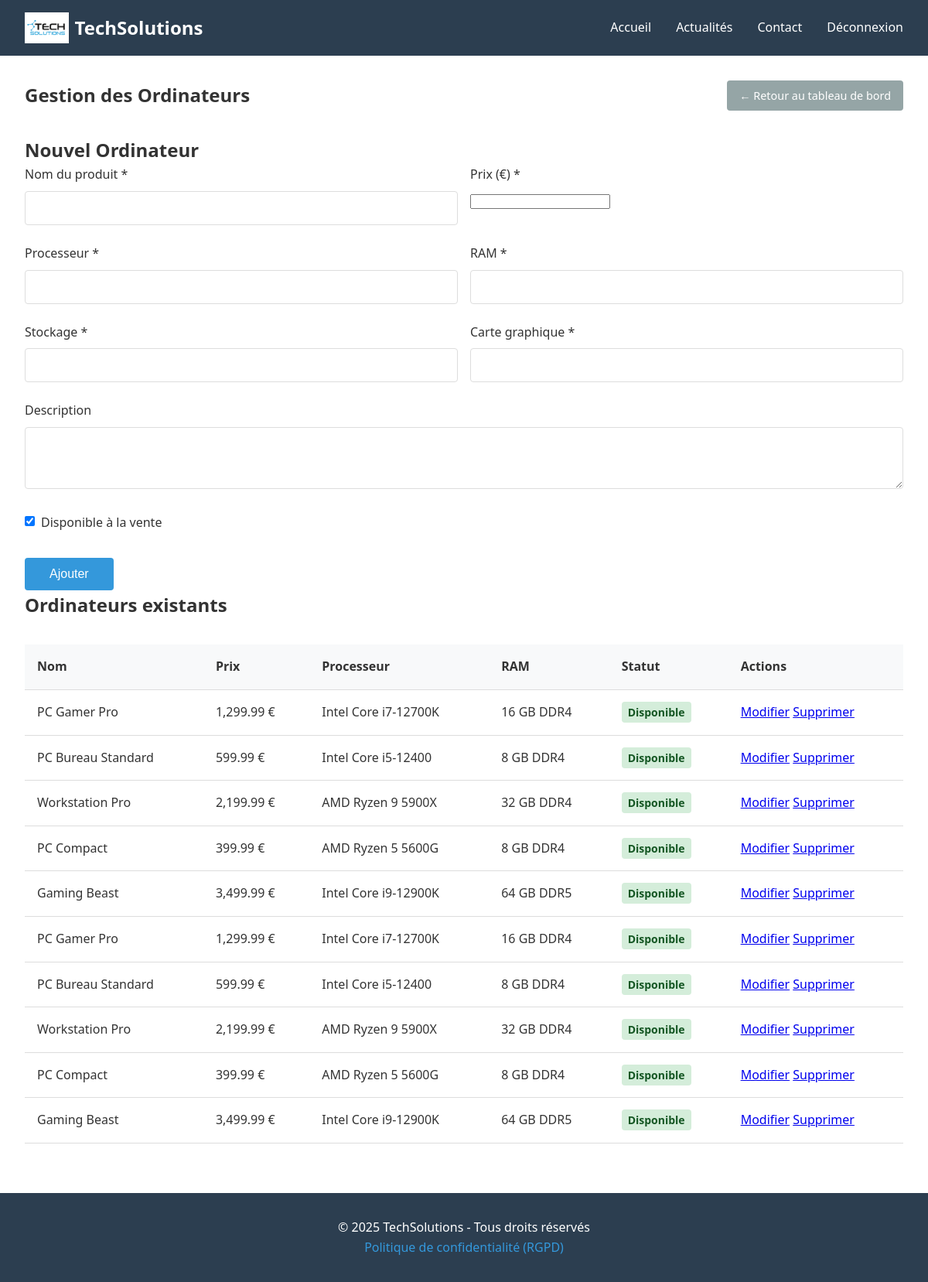
Page /admin/ordinateurs.php (signed in) on the earlier database version.
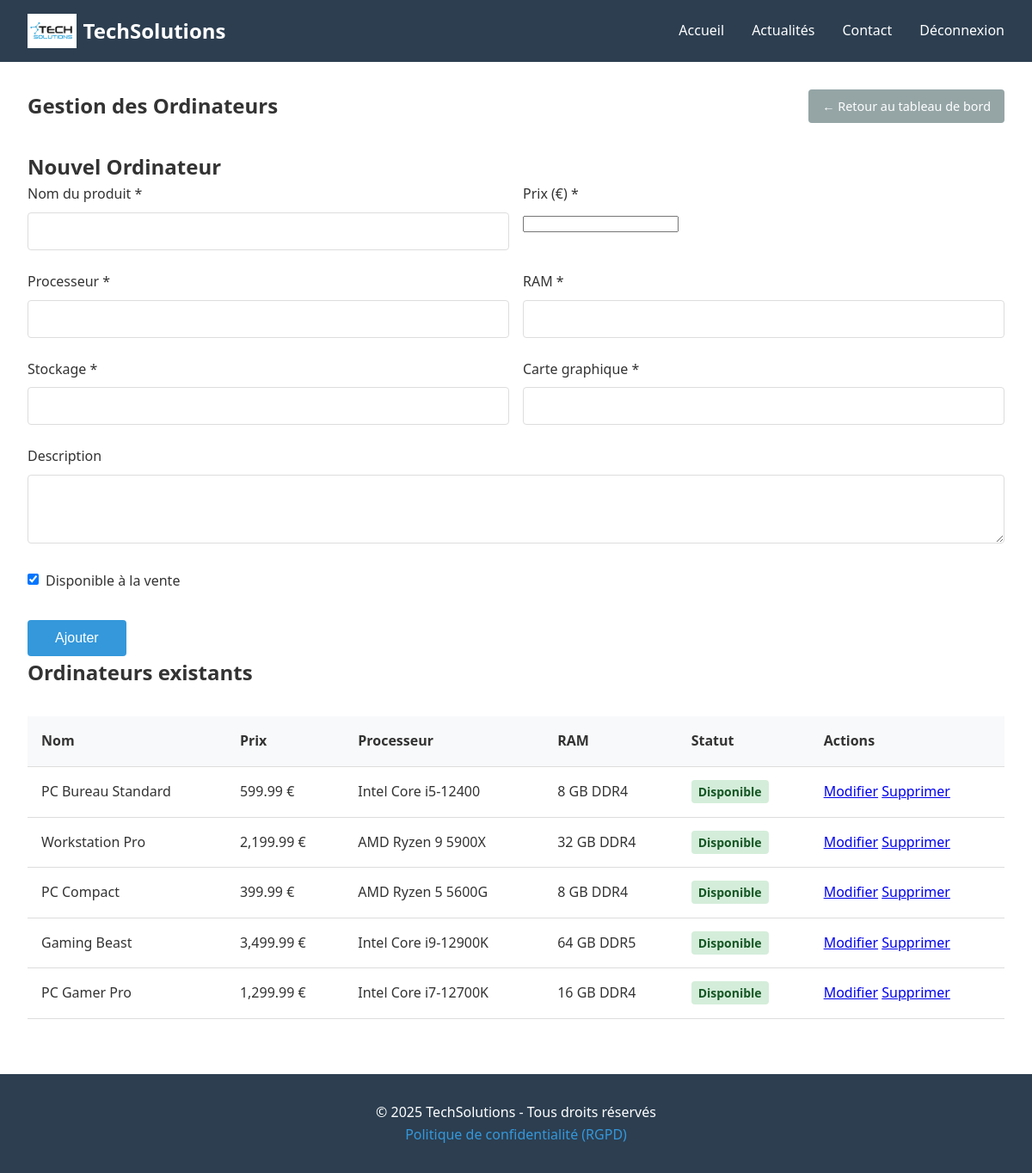
Same page on the later database version.
### tables this page shows
CREATE TABLE `ordinateurs` (
  `id` int(11) NOT NULL AUTO_INCREMENT,
  `nom` varchar(255) NOT NULL,
  `prix` decimal(10,2) NOT NULL,
  `processeur` varchar(255) NOT NULL,
  `ram` varchar(100) NOT NULL,
  `stockage` varchar(100) NOT NULL,
  `carte_graphique` varchar(255) NOT NULL,
  `description` text DEFAULT NULL,
  `image` varchar(255) DEFAULT NULL,
  `disponible` tinyint(1) DEFAULT 1,
  `created_at` timestamp NOT NULL DEFAULT current_timestamp(),
  `updated_at` timestamp NOT NULL DEFAULT current_timestamp() ON UPDATE current_timestamp(),
  PRIMARY KEY (`id`)
);

### admin/ordinateurs.php (the view, shortened to what this page needs)
<?php
require_once '../includes/auth.php';
$editPC = null;
$ordinateurs = $pdo->query("SELECT * FROM ordinateurs ORDER BY created_at DESC")->fetchAll();
?>
<?php include '../includes/header.php'; ?>
<section class="admin-ordinateurs">
    <div class="admin-header">
        <h1>Gestion des Ordinateurs</h1>
        <a href="index.php" class="btn-back">← Retour au tableau de bord</a>
    </div>
    <div class="form-container">
        <h2><?= $editPC ? 'Modifier' : 'Nouvel' ?> Ordinateur</h2>
        <form method="POST">
            <div class="form-row">
                <div class="form-group">
                    <label for="nom">Nom du produit *</label>
                    <input type="text" id="nom" name="nom"
                           value="<?= $editPC ? htmlspecialchars($editPC['nom']) : '' ?>" required>
                </div>
                <div class="form-group">
                    <label for="prix">Prix (€) *</label>
                    <input type="number" step="0.01" id="prix" name="prix"
                           value="<?= $editPC ? $editPC['prix'] : '' ?>" required>
                </div>
            </div>
            <div class="form-row">
                <div class="form-group">
                    <label for="processeur">Processeur *</label>
                    <input type="text" id="processeur" name="processeur"
                           value="<?= $editPC ? htmlspecialchars($editPC['processeur']) : '' ?>" required>
                </div>
                <div class="form-group">
                    <label for="ram">RAM *</label>
                    <input type="text" id="ram" name="ram"
                           value="<?= $editPC ? htmlspecialchars($editPC['ram']) : '' ?>" required>
                </div>
            </div>
            <div class="form-row">
                <div class="form-group">
                    <label for="stockage">Stockage *</label>
                    <input type="text" id="stockage" name="stockage"
                           value="<?= $editPC ? htmlspecialchars($editPC['stockage']) : '' ?>" required>
                </div>
                <div class="form-group">
                    <label for="carte_graphique">Carte graphique *</label>
                    <input type="text" id="carte_graphique" name="carte_graphique"
                           value="<?= $editPC ? htmlspecialchars($editPC['carte_graphique']) : '' ?>" required>
                </div>
            </div>
            <div class="form-group">
                <label for="description">Description</label>
                <textarea id="description" name="description" rows="3"><?= $editPC ? htmlspecialchars($editPC['description']) : '' ?></textarea>
            </div>
            <div class="form-group checkbox">
                <input type="checkbox" id="disponible" name="disponible"
                       <?= (!$editPC || $editPC['disponible']) ? 'checked' : '' ?>>
                <label for="disponible">Disponible à la vente</label>
            </div>
            <button type="submit"><?= $editPC ? 'Modifier' : 'Ajouter' ?></button>
        </form>
    </div>
    <div class="ordinateurs-list">
        <h2>Ordinateurs existants</h2>
        <table>
            <thead>
                <tr>
                    <th>Nom</th>
                    <th>Prix</th>
                    <th>Processeur</th>
                    <th>RAM</th>
                    <th>Statut</th>
                    <th>Actions</th>
                </tr>
            </thead>
            <tbody>
                <?php foreach($ordinateurs as $pc): ?>
                <tr>
                    <td><?= htmlspecialchars($pc['nom']) ?></td>
                    <td><?= number_format($pc['prix'], 2) ?> €</td>
                    <td><?= htmlspecialchars($pc['processeur']) ?></td>
                    <td><?= htmlspecialchars($pc['ram']) ?></td>
                    <td>
                        <span class="status <?= $pc['disponible'] ? 'available' : 'unavailable' ?>">
                            <?= $pc['disponible'] ? 'Disponible' : 'Indisponible' ?>
                        </span>
                    </td>
                    <td>
                        <a href="?edit=<?= $pc['id'] ?>">Modifier</a>
                        <a href="?delete=<?= $pc['id'] ?>"
                           onclick="return confirm('Supprimer cet ordinateur ?')">Supprimer</a>
                    </td>
                </tr>
                <?php endforeach; ?>
            </tbody>
        </table>
    </div>
</section>
<?php include '../includes/footer.php'; ?>

### includes/header.php (shortened to what this page needs)
<!DOCTYPE html>
<html lang="fr">
<head>
    <link rel="stylesheet" href="/techsolutions/assets/css/style.css">
</head>
<body>
    <header>
        <nav>
            <div class="logo">
                <img src="/techsolutions/assets/images/techsolution.png" alt="TechSolutions" class="logo-img">
                <span>TechSolutions</span>
            </div>
            <ul>
                <li><a href="/techsolutions/index.php">Accueil</a></li>
                <li><a href="/techsolutions/actualites.php">Actualités</a></li>
                <li><a href="/techsolutions/contact.php">Contact</a></li>
                <?php if(isset($_SESSION['user_id'])): ?>
                    <li><a href="/techsolutions/api/logout.php">Déconnexion</a></li>
                <?php else: ?>
                    <li><a href="/techsolutions/api/login.php">Connexion</a></li>
                    <li><a href="/techsolutions/register.php">Inscription</a></li>
                <?php endif; ?>
            </ul>
        </nav>
    </header>
    <main>

### includes/footer.php (shortened to what this page needs)
    </main>
    <footer>
        <p>&copy; <?= date('Y') ?> TechSolutions - Tous droits réservés</p>
        <p><a href="/techsolutions/rgpd.php">Politique de confidentialité (RGPD)</a></p>
    </footer>
</body>
</html>

### assets/css/style.css (style rules this page uses)
* { margin: 0; padding: 0; box-sizing: border-box; }
body { font-family: 'Segoe UI', Tahoma, Geneva, Verdana, sans-serif; line-height: 1.6; color: #333; }
header { background: #2c3e50; color: white; padding: 1rem 0; }
nav { max-width: 1200px; margin: 0 auto; display: flex; justify-content: space-between; align-items: center; padding: 0 2rem; }
.logo { font-size: 1.5rem; font-weight: bold; display: flex; align-items: center; gap: 0.5rem; }
.logo-img { height: 40px; width: auto; }
nav ul { display: flex; list-style: none; gap: 2rem; }
nav a { color: white; text-decoration: none; transition: color 0.3s; }
main { min-height: calc(100vh - 200px); }
section { max-width: 1200px; margin: 2rem auto; padding: 0 2rem; }
.form-group { margin-bottom: 1.5rem; }
label { display: block; margin-bottom: 0.5rem; font-weight: 500; }
input[type="text"], input[type="email"], input[type="password"], input[type="tel"], textarea { width: 100%; padding: 0.75rem; border: 1px solid #ddd; border-radius: 4px; font-size: 1rem; }
.checkbox { display: flex; align-items: flex-start; gap: 0.5rem; }
.checkbox input { width: auto; margin-top: 0.25rem; }
button, .btn-export, .btn-delete { padding: 0.75rem 2rem; background: #3498db; color: white; border: none; border-radius: 4px; cursor: pointer; font-size: 1rem; text-decoration: none; display: inline-block; transition: background 0.3s; }
table { width: 100%; border-collapse: collapse; margin-top: 2rem; }
th, td { padding: 1rem; text-align: left; border-bottom: 1px solid #ddd; }
th { background: #f8f9fa; font-weight: 600; }
footer { background: #2c3e50; color: white; text-align: center; padding: 2rem; margin-top: 4rem; }
footer a { color: #3498db; text-decoration: none; }
.admin-header { display: flex; justify-content: space-between; align-items: center; margin-bottom: 2rem; }
.btn-back { padding: 0.5rem 1rem; background: #95a5a6; color: white; text-decoration: none; border-radius: 4px; font-size: 0.9rem; transition: background 0.3s; }

### admin/ordinateurs.php (style rules this page uses)
.form-row { display: grid; grid-template-columns: 1fr 1fr; gap: 1rem; }
.status { padding: 0.25rem 0.5rem; border-radius: 4px; font-size: 0.875rem; font-weight: bold; }
.status.available { background: #d4edda; color: #155724; }

Differences in the rows shown:
removed ordinateurs: nom "PC Gamer Pro", prix "1,299.99", processeur "Intel Core i7-12700K", ram "16 GB DDR4", disponible "Disponible"
removed ordinateurs: nom "PC Bureau Standard", prix "599.99", processeur "Intel Core i5-12400", ram "8 GB DDR4", disponible "Disponible"
removed ordinateurs: nom "Workstation Pro", prix "2,199.99", processeur "AMD Ryzen 9 5900X", ram "32 GB DDR4", disponible "Disponible"
removed ordinateurs: nom "PC Compact", prix "399.99", processeur "AMD Ryzen 5 5600G", ram "8 GB DDR4", disponible "Disponible"
removed ordinateurs: nom "Gaming Beast", prix "3,499.99", processeur "Intel Core i9-12900K", ram "64 GB DDR5", disponible "Disponible"
